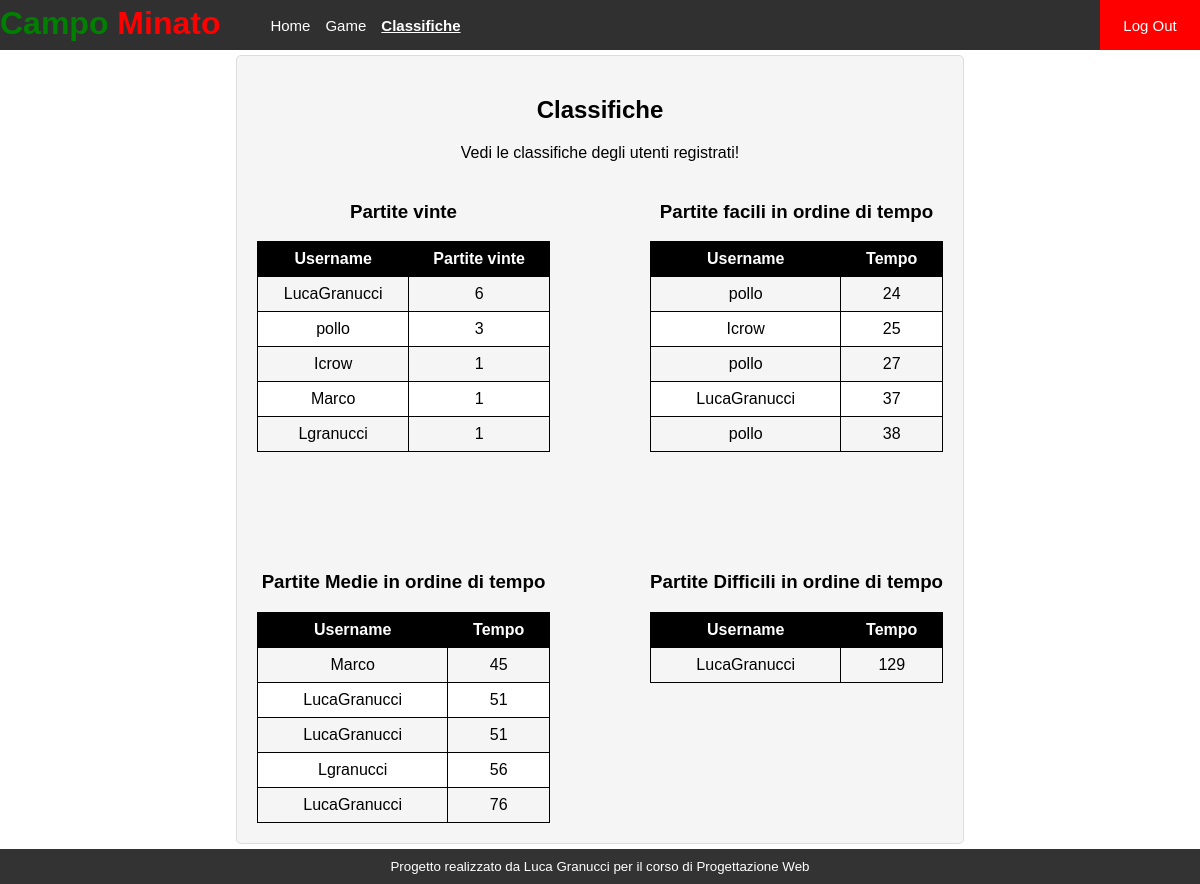
Screenshot of /php/classifiche.php (signed in) with the database file from the repository.
### tables this page shows
CREATE TABLE `partita` (
  `Difficolta` tinyint(4) NOT NULL,
  `Tempo` int(11) NOT NULL,
  `Vittoria` tinyint(1) NOT NULL,
  `IndiziUsati` int(11) NOT NULL,
  `ID` int(11) NOT NULL AUTO_INCREMENT,
  `Username` varchar(128) NOT NULL,
  PRIMARY KEY (`ID`)
);

### php/classifiche.php (the view, shortened to what this page needs)
<!DOCTYPE html>
<html lang = "it">
<head>
    <link rel="stylesheet" href="../css/header.css">
    <link rel="stylesheet" href="../css/footer.css">
    <link rel="stylesheet" href="../css/classifiche.css">
</head>
<body>
    <header>
        <div id = "right">
            <h1><span class = "verde">Campo</span><span class = "rosso"> Minato</h1>
            <a href="index.php" id = "home">Home</a>
            <a href="difficulty.php" id = "game" >Game</a>
            <a id = "classifiche" href = "classifiche.php" class = "current">Classifiche</a>
         </div>
        <div id = "logButtons">
        <?php
        if(isset($_SESSION['logged']) && $_SESSION['logged'] == true){
            echo'<button id = "logOut" onclick = "logOutClick()">Log Out</button>';
        }
        else{
            echo ' <button id = "login" onclick = "loginClick()">Login</button>
            <button id = "signUp" onclick = "signupClick()">Sign Up</button>';
        }
        ?>
        </div>
    </header>
    <main>
    <div id = "presentazione">
    <h2>Classifiche</h2>
    <p>Vedi le classifiche degli utenti registrati!</p>
    </div>
        <div id = "tableGrid">
        <div class ="tableWrap">
            <h3> Partite vinte</h3>
        <table>
        <thead>
            <th>Username</th><th>Partite vinte</th>
        </thead>
            <?php
                function riga($user, $count){
                    echo "<tr> <td>$user</td><td>$count</td></tr>";
                }
                function query($query){
                    $connection = mysqli_connect(DBHOST, DBUSER, DBPASS, DBNAME);
                    $result = mysqli_query($connection, $query);
                    return $result;
                }
                function difficultyQuery($diff){
                    $query = "SELECT Username, Tempo
                                from partita
                                where vittoria = 1 and difficolta = $diff
                                order by Tempo
                                LIMIT 5";
                    return $query;
                }
                    $query = "SELECT Username, count(*) as partite
                                from partita
                                where vittoria = 1
                                group by Username
                                order by partite desc
                                LIMIT 5";
                    $result = query($query);
                    while($row = mysqli_fetch_assoc($result)){
                        $user = $row["Username"];
                        $count = $row["partite"];
                        riga($user, $count);
                    }
                ?>
            </table>
        </div>
        <div class ="tableWrap">
            <h3> Partite facili in ordine di tempo</h3>
        <table>
            <thead>
            <th>Username</th><th>Tempo</th>
            </thead>
            <?php
                $query = difficultyQuery(0);
                  $result = query($query);
                  while($row = mysqli_fetch_assoc($result)){
                      $user = $row["Username"];
                      $count = $row["Tempo"];
                      riga($user, $count);
                  }
                ?>
            </table>
                </div>
                <div class ="tableWrap">
            <h3> Partite Medie in ordine di tempo</h3>
        <table>
        <thead>
            <th>Username</th><th>Tempo</th>
            </thead>
            <?php
                $query = difficultyQuery(1);
                  $result = query($query);
                  while($row = mysqli_fetch_assoc($result)){
                      $user = $row["Username"];
                      $count = $row["Tempo"];
                      riga($user, $count);
                  }
                ?>
            </table>
            </div>
            <div class ="tableWrap">
            <h3> Partite Difficili in ordine di tempo</h3>
        <table>
        <thead>
            <th>Username</th><th>Tempo</th>
            </thead>
            <?php
                $query = difficultyQuery(2);
                  $result = query($query);
                  while($row = mysqli_fetch_assoc($result)){
                      $user = $row["Username"];
                      $count = $row["Tempo"];
                      riga($user, $count);
                  }
                ?>
            </table>
            </div>
    </main>
    <footer>
            Progetto realizzato da Luca Granucci per il corso di Progettazione Web
    </footer>
</body>
</html>

### css/header.css (style rules this page uses)
header { display: flex; flex-direction: row; justify-content: space-between; align-items: center; background-color: rgb(49, 48, 48); color: white; height: 50px; box-sizing: border-box; font-family: sans-serif; width: 100%; }
header h1 { margin-top: 5px; margin-bottom: 0px; margin-left: 0px; margin-right: 50px; }
#right { display: flex; flex-direction: row; height: 100%; }
#right a { display: flex; background-color: rgb(49, 48, 48); color: white; text-align: center; align-items: center; padding-right: 1em; text-decoration: none; }
#logButtons { height: 100%; width: 200px; display: flex; justify-content: flex-end; }
header button, header a { height: 100%; border-radius: 0; font-size: 15px; border: 0px; }
#logOut { background-color: red; color: white; width: 50%; }
#right a.current { text-decoration: underline; font-weight: bolder; }
.verde { color: green; }
.rosso { color: red; }

### css/footer.css (style rules this page uses)
footer { background-color: #333; color: #fff; padding: 10px; text-align: center; width: 100%; font-size: smaller; box-sizing: border-box; }

### css/classifiche.css (style rules this page uses)
body { font-family: Arial, sans-serif; margin: 0px; padding: 0px; display: flex; flex-direction: column; align-items: center; }
main { max-width: 800px; margin: 20px auto; padding: 20px; background-color: #f5f5f5; border: 1px solid #ddd; border-radius: 5px; display: flex; justify-content: center; flex-direction: column; margin: 5px; }
table { border-collapse: collapse; width: 100%; }
th, td { border: 1px solid black; text-align: center; height: 2em; }
th { background-color: black; color: white; }
tr:nth-child(even) { background-color: white; }
#tableGrid { display:grid; grid-template-columns: 1fr 1fr; gap: 100px; }
h2, h3, p { text-align: center; }
p { margin-bottom: 20px; }

### rows the page displays
partita: Username "pollo", Tempo "24"
partita: Username "Icrow", Tempo "25"
partita: Username "pollo", Tempo "27"
partita: Username "LucaGranucci", Tempo "37"
partita: Username "pollo", Tempo "38"
partita: Username "Marco", Tempo "45"
partita: Username "LucaGranucci", Tempo "51"
partita: Username "LucaGranucci", Tempo "51"
partita: Username "Lgranucci", Tempo "56"
partita: Username "LucaGranucci", Tempo "76"
partita: Username "LucaGranucci", Tempo "129"

### other values shown
$user "LucaGranucci"
$count "6"
$user "pollo"
$count "3"
$user "Icrow"
$count "1"
$user "Marco"
$user "Lgranucci"
